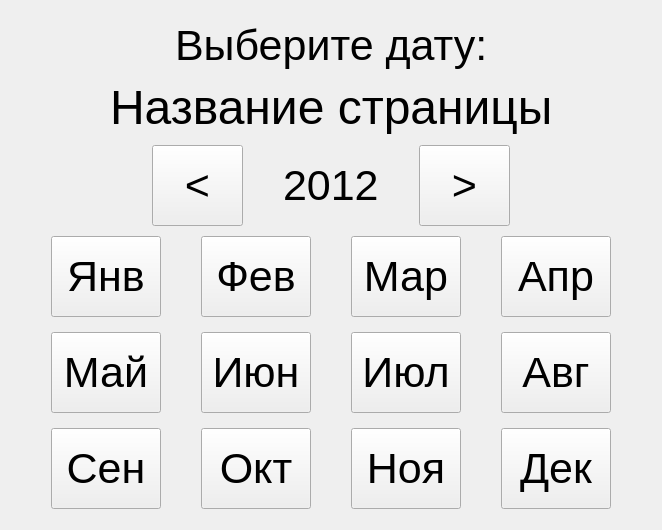
      <widget class="QWidget" name="pageMonthSelect">
       <layout class="QVBoxLayout" name="verticalLayout_7">
        <property name="spacing">
         <number>0</number>
        </property>
        <item>
         <layout class="QVBoxLayout" name="verticalLayout_4">
          <property name="spacing">
           <number>0</number>
          </property>
          <property name="sizeConstraint">
           <enum>QLayout::SetMinimumSize</enum>
          </property>
          <item>
           <spacer name="verticalSpacer_5">
            <property name="orientation">
             <enum>Qt::Vertical</enum>
            </property>
            <property name="sizeHint" stdset="0">
             <size>
              <width>20</width>
              <height>10</height>
             </size>
            </property>
           </spacer>
          </item>
          <item>
           <layout class="QHBoxLayout" name="horizontalLayout_8">
            <property name="spacing">
             <number>0</number>
            </property>
            <item>
             <spacer name="horizontalSpacer_17">
              <property name="orientation">
               <enum>Qt::Horizontal</enum>
              </property>
              <property name="sizeType">
               <enum>QSizePolicy::Expanding</enum>
              </property>
              <property name="sizeHint" stdset="0">
               <size>
                <width>40</width>
                <height>20</height>
               </size>
              </property>
             </spacer>
            </item>
            <item>
             <widget class="QLabel" name="label">
              <property name="font">
               <font>
                <family>Segoe UI</family>
                <pointsize>32</pointsize>
                <weight>50</weight>
                <bold>false</bold>
                <kerning>true</kerning>
               </font>
              </property>
              <property name="text">
               <string>Выберите дату:</string>
              </property>
             </widget>
            </item>
            <item>
             <spacer name="horizontalSpacer_6">
              <property name="orientation">
               <enum>Qt::Horizontal</enum>
              </property>
              <property name="sizeHint" stdset="0">
               <size>
                <width>40</width>
                <height>20</height>
               </size>
              </property>
             </spacer>
            </item>
           </layout>
          </item>
          <item>
           <spacer name="verticalSpacer_3">
            <property name="orientation">
             <enum>Qt::Vertical</enum>
            </property>
            <property name="sizeType">
             <enum>QSizePolicy::Expanding</enum>
            </property>
            <property name="sizeHint" stdset="0">
             <size>
              <width>20</width>
              <height>10</height>
             </size>
            </property>
           </spacer>
          </item>
          <item>
           <layout class="QHBoxLayout" name="horizontalLayout_9">
            <property name="spacing">
             <number>0</number>
            </property>
            <property name="bottomMargin">
             <number>10</number>
            </property>
            <item>
             <spacer name="horizontalSpacer_8">
              <property name="orientation">
               <enum>Qt::Horizontal</enum>
              </property>
              <property name="sizeHint" stdset="0">
               <size>
                <width>40</width>
                <height>20</height>
               </size>
              </property>
             </spacer>
            </item>
            <item>
             <widget class="QLabel" name="pageMonthSelect_info">
              <property name="font">
               <font>
                <family>Segoe UI</family>
                <pointsize>36</pointsize>
               </font>
              </property>
              <property name="text">
               <string>Название страницы</string>
              </property>
             </widget>
            </item>
            <item>
             <spacer name="horizontalSpacer_7">
              <property name="orientation">
               <enum>Qt::Horizontal</enum>
              </property>
              <property name="sizeHint" stdset="0">
               <size>
                <width>40</width>
                <height>20</height>
               </size>
              </property>
             </spacer>
            </item>
           </layout>
          </item>
          <item>
           <layout class="QHBoxLayout" name="horizontalLayout_4">
            <property name="bottomMargin">
             <number>10</number>
            </property>
            <item>
             <spacer name="horizontalSpacer_9">
              <property name="orientation">
               <enum>Qt::Horizontal</enum>
              </property>
              <property name="sizeHint" stdset="0">
               <size>
                <width>40</width>
                <height>20</height>
               </size>
              </property>
             </spacer>
            </item>
            <item>
             <widget class="QPushButton" name="btn_year_prev">
              <property name="sizePolicy">
               <sizepolicy hsizetype="Fixed" vsizetype="Fixed">
                <horstretch>0</horstretch>
                <verstretch>0</verstretch>
               </sizepolicy>
              </property>
              <property name="minimumSize">
               <size>
                <width>91</width>
                <height>81</height>
               </size>
              </property>
              <property name="maximumSize">
               <size>
                <width>91</width>
                <height>81</height>
               </size>
              </property>
              <property name="font">
               <font>
                <family>Segoe UI</family>
                <pointsize>32</pointsize>
               </font>
              </property>
              <property name="text">
               <string>&lt;</string>
              </property>
             </widget>
            </item>
            <item>
             <spacer name="horizontalSpacer_4">
              <property name="orientation">
               <enum>Qt::Horizontal</enum>
              </property>
              <property name="sizeType">
               <enum>QSizePolicy::Maximum</enum>
              </property>
              <property name="sizeHint" stdset="0">
               <size>
                <width>40</width>
                <height>20</height>
               </size>
              </property>
             </spacer>
            </item>
            <item>
             <widget class="QLabel" name="label_myear">
              <property name="sizePolicy">
               <sizepolicy hsizetype="Preferred" vsizetype="Preferred">
                <horstretch>0</horstretch>
                <verstretch>0</verstretch>
               </sizepolicy>
              </property>
              <property name="minimumSize">
               <size>
                <width>0</width>
                <height>0</height>
               </size>
              </property>
              <property name="font">
               <font>
                <family>Segoe UI</family>
                <pointsize>32</pointsize>
               </font>
              </property>
              <property name="text">
               <string>2012</string>
              </property>
              <property name="margin">
               <number>0</number>
              </property>
             </widget>
            </item>
            <item>
             <spacer name="horizontalSpacer_5">
              <property name="orientation">
               <enum>Qt::Horizontal</enum>
              </property>
              <property name="sizeType">
               <enum>QSizePolicy::Maximum</enum>
              </property>
              <property name="sizeHint" stdset="0">
               <size>
                <width>40</width>
                <height>20</height>
               </size>
              </property>
             </spacer>
            </item>
            <item>
             <widget class="QPushButton" name="btn_year_next">
              <property name="sizePolicy">
               <sizepolicy hsizetype="Fixed" vsizetype="Fixed">
                <horstretch>0</horstretch>
                <verstretch>0</verstretch>
               </sizepolicy>
              </property>
              <property name="minimumSize">
               <size>
                <width>91</width>
                <height>81</height>
               </size>
              </property>
              <property name="maximumSize">
               <size>
                <width>91</width>
                <height>81</height>
               </size>
              </property>
              <property name="font">
               <font>
                <family>Segoe UI</family>
                <pointsize>32</pointsize>
               </font>
              </property>
              <property name="text">
               <string>&gt;</string>
              </property>
             </widget>
            </item>
            <item>
             <spacer name="horizontalSpacer_10">
              <property name="orientation">
               <enum>Qt::Horizontal</enum>
              </property>
              <property name="sizeHint" stdset="0">
               <size>
                <width>40</width>
                <height>20</height>
               </size>
              </property>
             </spacer>
            </item>
           </layout>
          </item>
          <item>
           <layout class="QHBoxLayout" name="horizontalLayout_5">
            <property name="spacing">
             <number>40</number>
            </property>
            <property name="bottomMargin">
             <number>15</number>
            </property>
            <item>
             <spacer name="horizontalSpacer_11">
              <property name="orientation">
               <enum>Qt::Horizontal</enum>
              </property>
              <property name="sizeHint" stdset="0">
               <size>
                <width>40</width>
                <height>20</height>
               </size>
              </property>
             </spacer>
            </item>
            <item>
             <widget class="QPushButton" name="btn_jan">
              <property name="sizePolicy">
               <sizepolicy hsizetype="Fixed" vsizetype="Fixed">
                <horstretch>0</horstretch>
                <verstretch>0</verstretch>
               </sizepolicy>
              </property>
              <property name="minimumSize">
               <size>
                <width>110</width>
                <height>81</height>
               </size>
              </property>
              <property name="maximumSize">
               <size>
                <width>110</width>
                <height>81</height>
               </size>
              </property>
              <property name="font">
               <font>
                <family>Segoe UI</family>
                <pointsize>32</pointsize>
               </font>
              </property>
              <property name="text">
               <string>Янв</string>
              </property>
             </widget>
            </item>
            <item>
             <widget class="QPushButton" name="btn_feb">
              <property name="sizePolicy">
               <sizepolicy hsizetype="Fixed" vsizetype="Fixed">
                <horstretch>0</horstretch>
                <verstretch>0</verstretch>
               </sizepolicy>
              </property>
              <property name="minimumSize">
               <size>
                <width>110</width>
                <height>81</height>
               </size>
              </property>
              <property name="maximumSize">
               <size>
                <width>110</width>
                <height>81</height>
               </size>
              </property>
              <property name="font">
               <font>
                <family>Segoe UI</family>
                <pointsize>32</pointsize>
               </font>
              </property>
              <property name="text">
               <string>Фев</string>
              </property>
             </widget>
            </item>
            <item>
             <widget class="QPushButton" name="btn_mar">
              <property name="sizePolicy">
               <sizepolicy hsizetype="Fixed" vsizetype="Fixed">
                <horstretch>0</horstretch>
                <verstretch>0</verstretch>
               </sizepolicy>
              </property>
              <property name="minimumSize">
               <size>
                <width>110</width>
                <height>81</height>
               </size>
              </property>
              <property name="maximumSize">
               <size>
                <width>110</width>
                <height>81</height>
               </size>
              </property>
              <property name="font">
               <font>
                <family>Segoe UI</family>
                <pointsize>32</pointsize>
               </font>
              </property>
              <property name="text">
               <string>Мар</string>
              </property>
             </widget>
            </item>
            <item>
             <widget class="QPushButton" name="btn_apr">
              <property name="sizePolicy">
               <sizepolicy hsizetype="Fixed" vsizetype="Fixed">
                <horstretch>0</horstretch>
                <verstretch>0</verstretch>
               </sizepolicy>
              </property>
              <property name="minimumSize">
               <size>
                <width>110</width>
                <height>81</height>
               </size>
              </property>
              <property name="maximumSize">
               <size>
                <width>110</width>
                <height>81</height>
               </size>
              </property>
              <property name="font">
               <font>
                <family>Segoe UI</family>
                <pointsize>32</pointsize>
               </font>
              </property>
              <property name="text">
               <string>Апр</string>
              </property>
             </widget>
            </item>
            <item>
             <spacer name="horizontalSpacer_12">
              <property name="orientation">
               <enum>Qt::Horizontal</enum>
              </property>
              <property name="sizeHint" stdset="0">
               <size>
                <width>40</width>
                <height>20</height>
               </size>
              </property>
             </spacer>
            </item>
           </layout>
          </item>
          <item>
           <layout class="QHBoxLayout" name="horizontalLayout_6">
            <property name="spacing">
             <number>40</number>
            </property>
            <property name="bottomMargin">
             <number>15</number>
            </property>
            <item>
             <spacer name="horizontalSpacer_13">
              <property name="orientation">
               <enum>Qt::Horizontal</enum>
              </property>
              <property name="sizeHint" stdset="0">
               <size>
                <width>40</width>
                <height>20</height>
               </size>
              </property>
             </spacer>
            </item>
            <item>
             <widget class="QPushButton" name="btn_may">
              <property name="sizePolicy">
               <sizepolicy hsizetype="Fixed" vsizetype="Fixed">
                <horstretch>0</horstretch>
                <verstretch>0</verstretch>
               </sizepolicy>
              </property>
              <property name="minimumSize">
               <size>
                <width>110</width>
                <height>81</height>
               </size>
              </property>
              <property name="maximumSize">
               <size>
                <width>110</width>
                <height>81</height>
               </size>
              </property>
              <property name="baseSize">
               <size>
                <width>91</width>
                <height>81</height>
               </size>
              </property>
              <property name="font">
               <font>
                <family>Segoe UI</family>
                <pointsize>32</pointsize>
               </font>
              </property>
              <property name="text">
               <string>Май</string>
              </property>
             </widget>
            </item>
            <item>
             <widget class="QPushButton" name="btn_jun">
              <property name="sizePolicy">
               <sizepolicy hsizetype="Fixed" vsizetype="Fixed">
                <horstretch>0</horstretch>
                <verstretch>0</verstretch>
               </sizepolicy>
              </property>
              <property name="minimumSize">
               <size>
                <width>110</width>
                <height>81</height>
               </size>
              </property>
              <property name="maximumSize">
               <size>
                <width>110</width>
                <height>81</height>
               </size>
              </property>
              <property name="font">
               <font>
                <family>Segoe UI</family>
                <pointsize>32</pointsize>
               </font>
              </property>
              <property name="text">
               <string>Июн</string>
              </property>
             </widget>
            </item>
            <item>
             <widget class="QPushButton" name="btn_jul">
              <property name="sizePolicy">
               <sizepolicy hsizetype="Fixed" vsizetype="Fixed">
                <horstretch>0</horstretch>
                <verstretch>0</verstretch>
               </sizepolicy>
              </property>
              <property name="minimumSize">
               <size>
                <width>110</width>
                <height>81</height>
               </size>
              </property>
              <property name="maximumSize">
               <size>
                <width>110</width>
                <height>81</height>
               </size>
              </property>
              <property name="font">
               <font>
                <family>Segoe UI</family>
                <pointsize>32</pointsize>
               </font>
              </property>
              <property name="text">
               <string>Июл</string>
              </property>
             </widget>
            </item>
            <item>
             <widget class="QPushButton" name="btn_aug">
              <property name="sizePolicy">
               <sizepolicy hsizetype="Fixed" vsizetype="Fixed">
                <horstretch>0</horstretch>
                <verstretch>0</verstretch>
               </sizepolicy>
              </property>
              <property name="minimumSize">
               <size>
                <width>110</width>
                <height>81</height>
               </size>
              </property>
              <property name="maximumSize">
               <size>
                <width>110</width>
                <height>81</height>
               </size>
              </property>
              <property name="font">
               <font>
                <family>Segoe UI</family>
                <pointsize>32</pointsize>
               </font>
              </property>
              <property name="text">
               <string>Авг</string>
              </property>
             </widget>
            </item>
            <item>
             <spacer name="horizontalSpacer_14">
              <property name="orientation">
               <enum>Qt::Horizontal</enum>
              </property>
              <property name="sizeHint" stdset="0">
               <size>
                <width>40</width>
                <height>20</height>
               </size>
              </property>
             </spacer>
            </item>
           </layout>
          </item>
          <item>
           <layout class="QHBoxLayout" name="horizontalLayout_7">
            <property name="spacing">
             <number>40</number>
            </property>
            <property name="bottomMargin">
             <number>0</number>
            </property>
            <item>
             <spacer name="horizontalSpacer_15">
              <property name="orientation">
               <enum>Qt::Horizontal</enum>
              </property>
              <property name="sizeHint" stdset="0">
               <size>
                <width>40</width>
                <height>20</height>
               </size>
              </property>
             </spacer>
            </item>
            <item>
             <widget class="QPushButton" name="btn_sep">
              <property name="sizePolicy">
               <sizepolicy hsizetype="Fixed" vsizetype="Fixed">
                <horstretch>0</horstretch>
                <verstretch>0</verstretch>
               </sizepolicy>
              </property>
              <property name="minimumSize">
               <size>
                <width>110</width>
                <height>81</height>
               </size>
              </property>
              <property name="maximumSize">
               <size>
                <width>110</width>
                <height>81</height>
               </size>
              </property>
              <property name="font">
               <font>
                <family>Segoe UI</family>
                <pointsize>32</pointsize>
               </font>
              </property>
              <property name="text">
               <string>Сен</string>
              </property>
             </widget>
            </item>
            <item>
             <widget class="QPushButton" name="btn_oct">
              <property name="sizePolicy">
               <sizepolicy hsizetype="Fixed" vsizetype="Fixed">
                <horstretch>0</horstretch>
                <verstretch>0</verstretch>
               </sizepolicy>
              </property>
              <property name="minimumSize">
               <size>
                <width>110</width>
                <height>81</height>
               </size>
              </property>
              <property name="maximumSize">
               <size>
                <width>110</width>
                <height>81</height>
               </size>
              </property>
              <property name="font">
               <font>
                <family>Segoe UI</family>
                <pointsize>32</pointsize>
               </font>
              </property>
              <property name="text">
               <string>Окт</string>
              </property>
             </widget>
            </item>
            <item>
             <widget class="QPushButton" name="btn_nov">
              <property name="sizePolicy">
               <sizepolicy hsizetype="Fixed" vsizetype="Fixed">
                <horstretch>0</horstretch>
                <verstretch>0</verstretch>
               </sizepolicy>
              </property>
              <property name="minimumSize">
               <size>
                <width>110</width>
                <height>81</height>
               </size>
              </property>
              <property name="maximumSize">
               <size>
                <width>110</width>
                <height>81</height>
               </size>
              </property>
              <property name="font">
               <font>
                <family>Segoe UI</family>
                <pointsize>32</pointsize>
               </font>
              </property>
              <property name="text">
               <string>Ноя</string>
              </property>
             </widget>
            </item>
            <item>
             <widget class="QPushButton" name="btn_dec">
              <property name="sizePolicy">
               <sizepolicy hsizetype="Fixed" vsizetype="Fixed">
                <horstretch>0</horstretch>
                <verstretch>0</verstretch>
               </sizepolicy>
              </property>
              <property name="minimumSize">
               <size>
                <width>110</width>
                <height>81</height>
               </size>
              </property>
              <property name="maximumSize">
               <size>
                <width>110</width>
                <height>81</height>
               </size>
              </property>
              <property name="font">
               <font>
                <family>Segoe UI</family>
                <pointsize>32</pointsize>
               </font>
              </property>
              <property name="text">
               <string>Дек</string>
              </property>
             </widget>
            </item>
            <item>
             <spacer name="horizontalSpacer_16">
              <property name="orientation">
               <enum>Qt::Horizontal</enum>
              </property>
              <property name="sizeHint" stdset="0">
               <size>
                <width>40</width>
                <height>20</height>
               </size>
              </property>
             </spacer>
            </item>
           </layout>
          </item>
          <item>
           <spacer name="verticalSpacer_4">
            <property name="orientation">
             <enum>Qt::Vertical</enum>
            </property>
            <property name="sizeHint" stdset="0">
             <size>
              <width>20</width>
              <height>10</height>
             </size>
            </property>
           </spacer>
          </item>
         </layout>
        </item>
       </layout>
      </widget>
